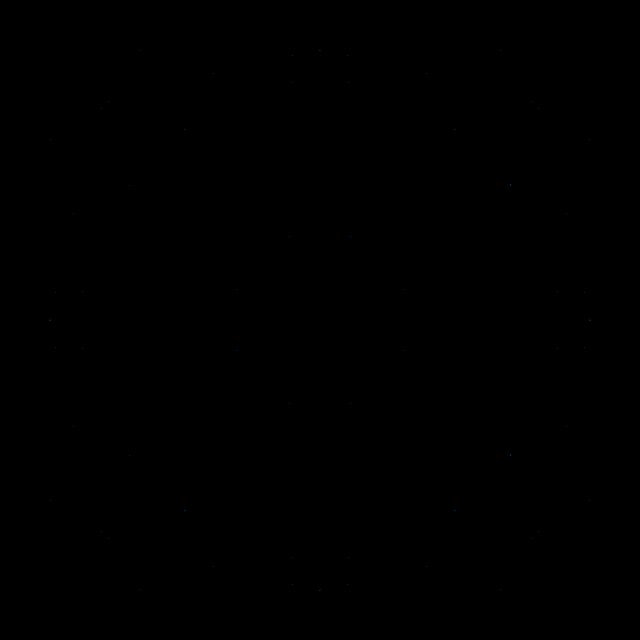
Frame 1 (no input)
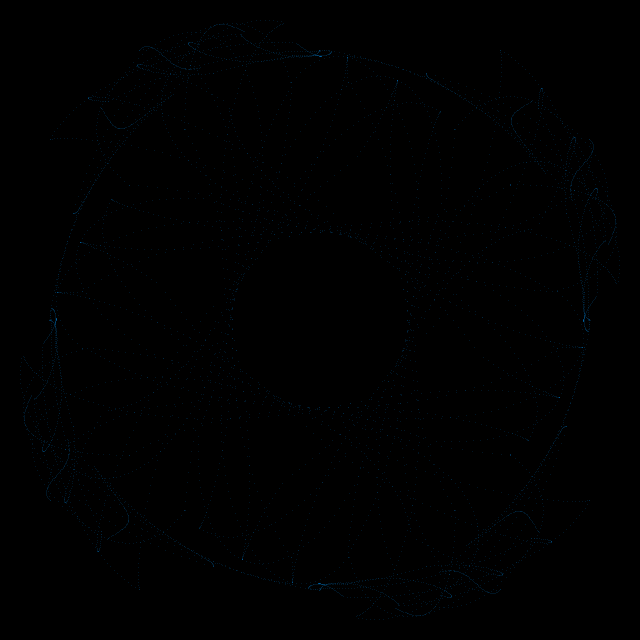
Frame 60 (the mouse pressed at the canvas centre just before this capture)
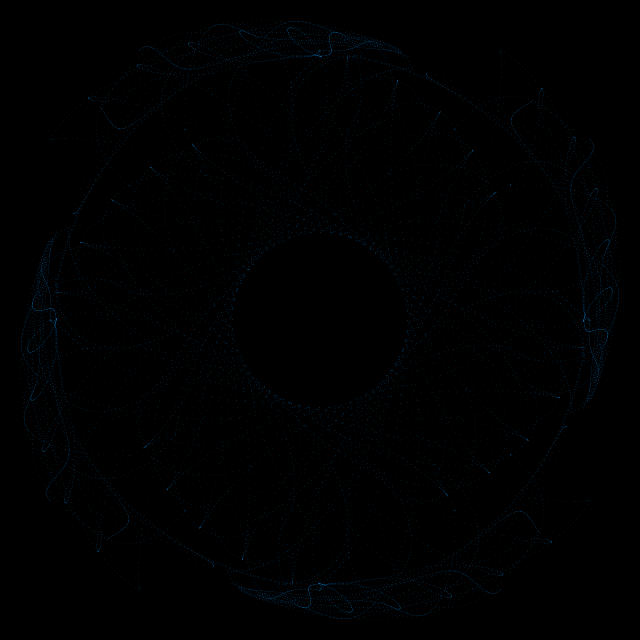
Frame 120 (the mouse held since frame 60 and released just before this capture)

The Processing sketch that drew these frames (run headless with seeded random() and noise(); from frame 60 on, the mouse is pressed at the canvas centre):

// Processing sketch: processing_162657
// ── processing_162657.pde

/* We set num to -270 so our points start outward, then go towards the middle, then spread out. */
float num = -270;

void setup(){
  size(640, 640);
  /* Set up the draw screen appearence. */
  background(0);
  stroke(0, 150, 255, 50);
}

void draw(){
  translate(width/2, height/2);
  rotate(radians(num));
  for(int i = 0; i < 360; i+=12){
    /* We have see how x and y work before. However notice we multiply them by num. This makes the points spread out */
    float x = sin(radians(i + num)) * num;
    float y = cos(radians(x)) * num;
    point(x, y);
    point(y, x);
    point(-x, -y);
    point(-y, -x);
  }
  /* End the animation. Also for more detail make the addition to "num" smaller like 0.2. */
  if(num < 270) num += 0.5;
}
